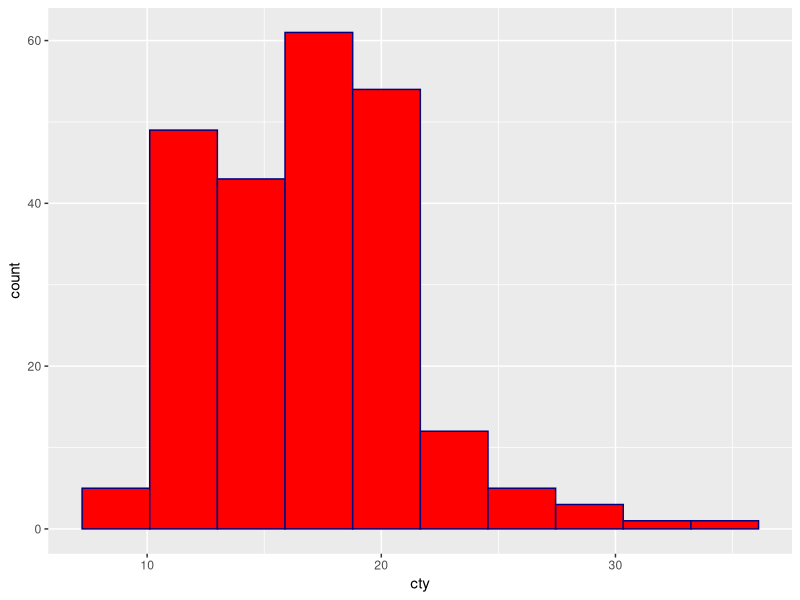
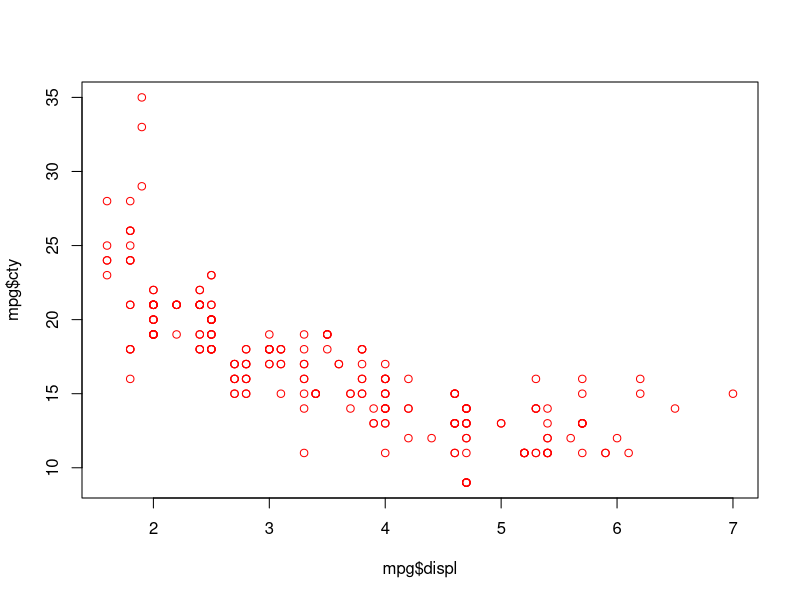
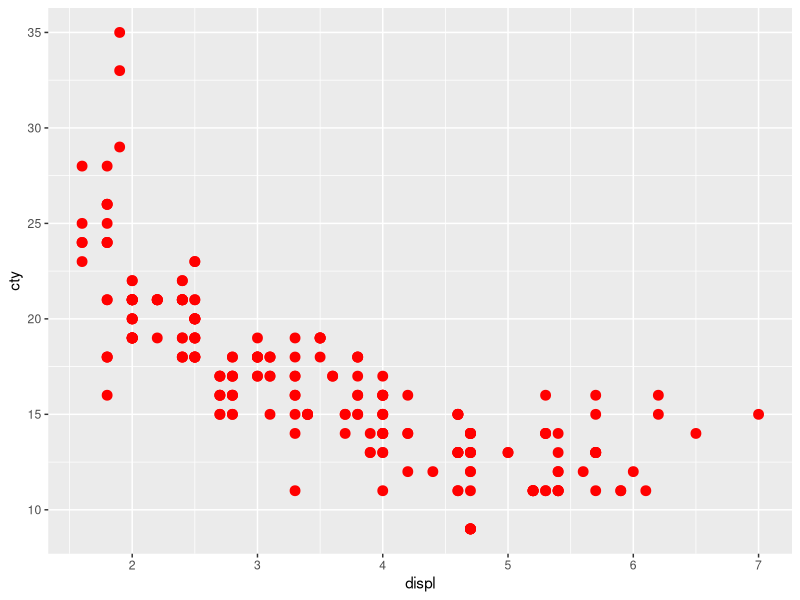
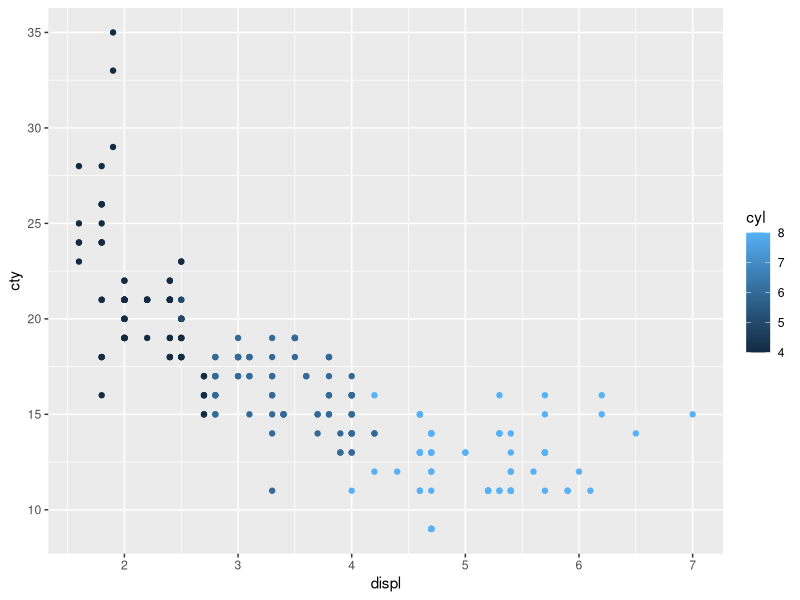
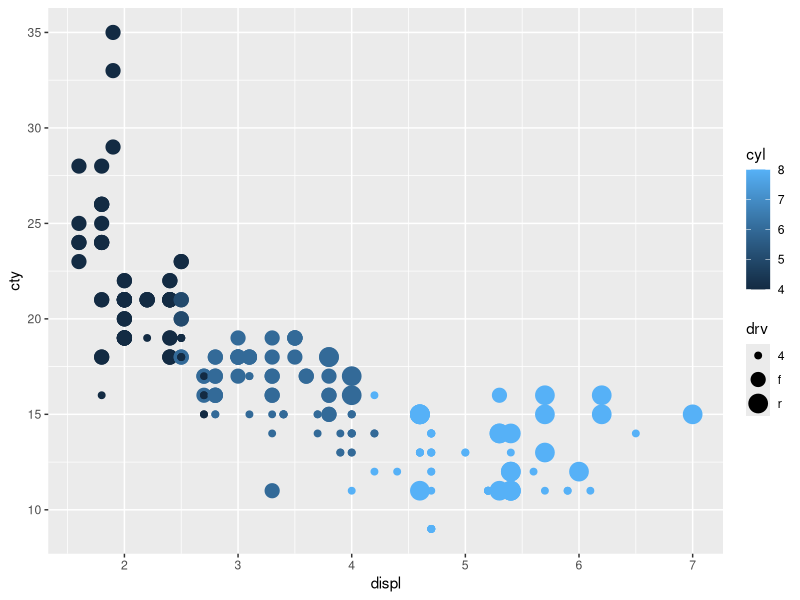
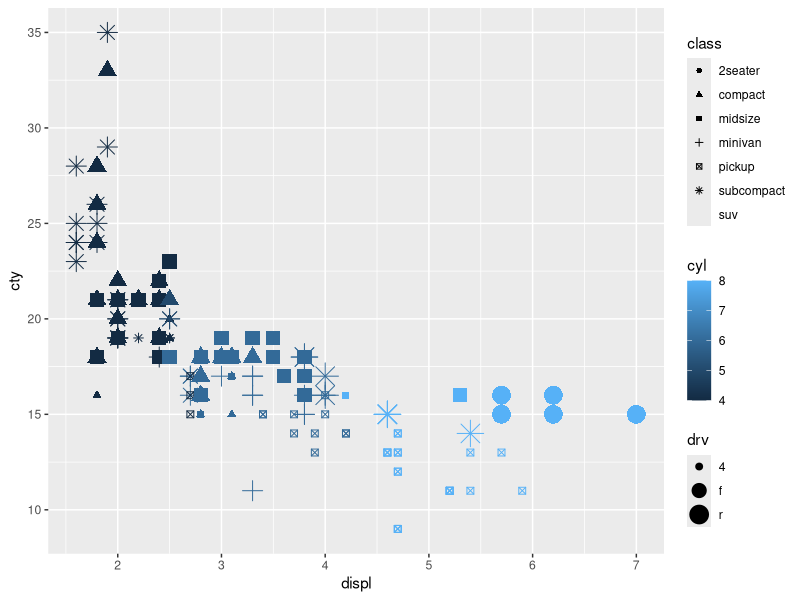
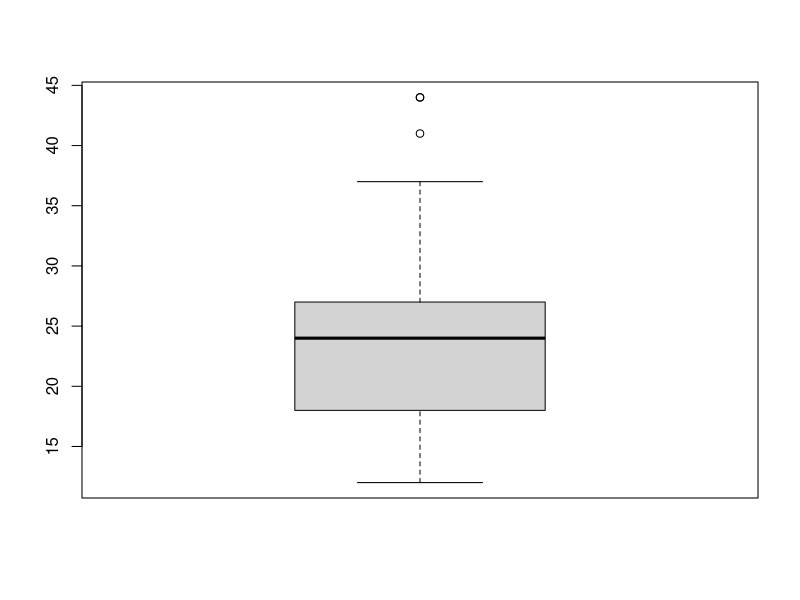
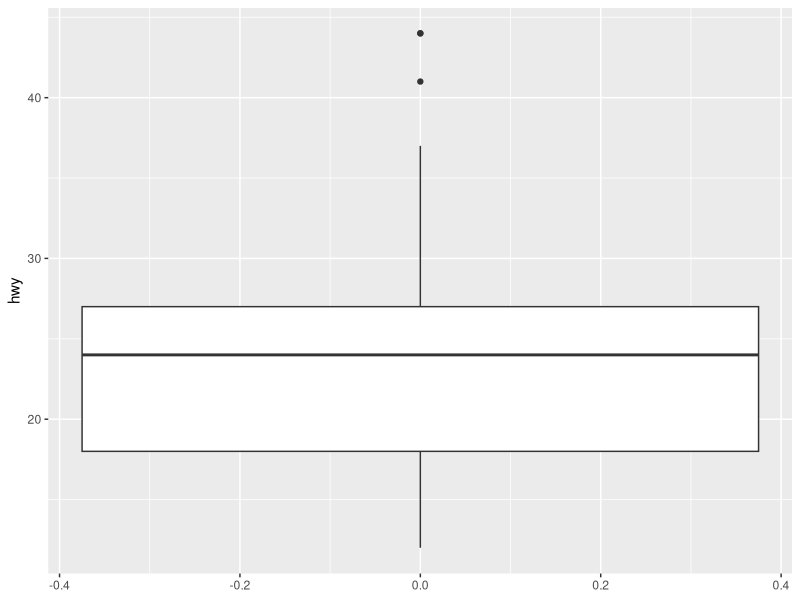

Source code (R) for these figures, in order: (Note: this script raises an error after producing the figures.)
library(ggplot2)
library(dplyr)

mpg %>%
  ggplot() +
  geom_histogram(aes(x=cty), bins=10, color= "navy", fill= "red")
#Create a s catter plot for displ and cty. comment on any pattern you see
plot(mpg$displ, mpg$cty, col= "red")

mpg %>%
  ggplot() +
  geom_point(aes(x=displ, y=cty), color= "red", size = 3)

#CREATE A SCATTER PLOT FOR DISPL AND CTY, COLOR CODED BY CYL
mpg%>%
  ggplot() +
  geom_point(aes(x= displ, y=cty, color=cyl) )

#lets introduce an 4th variable into the picture
#put the dry train in the size parameter

mpg%>%
  ggplot() +
  geom_point(aes(x= displ, y=cty, color=cyl, size= drv) )

#we can also change the shape of the marker
# add "class" variable into the chart using shape of the marker

mpg%>%
  ggplot() +
  geom_point(aes(x= displ, y=cty, color=cyl, size= drv, shape= class) )

#Single variable boxplot

boxplot(mpg$hwy)

summary(mpg$hwy)



mpg%>%
  ggplot() +
  geom_boxplot(aes(y=hwy))

str(mpg)

mpg %>%
  ggplot()+
  geom_boxplot( aes(x=as.factor(cy1), y=cty) )
  
#create a boxplot for hwy mileage broken down by class variable
mpg%>%
  ggplot() +
  geom_boxplot( aes(x=class, y=hwy))

#Create a barplot using mean hwy mileage by cyl

mpg%>%
  group_by(trans) %>%
  summarize(
    MeanCityMil = mean(cty)
  ) %>%
  ggplot() +
  geom_bar( aes(x=trans, y=MeanCityMil), stat= "identity")
  
GGPLOT2

